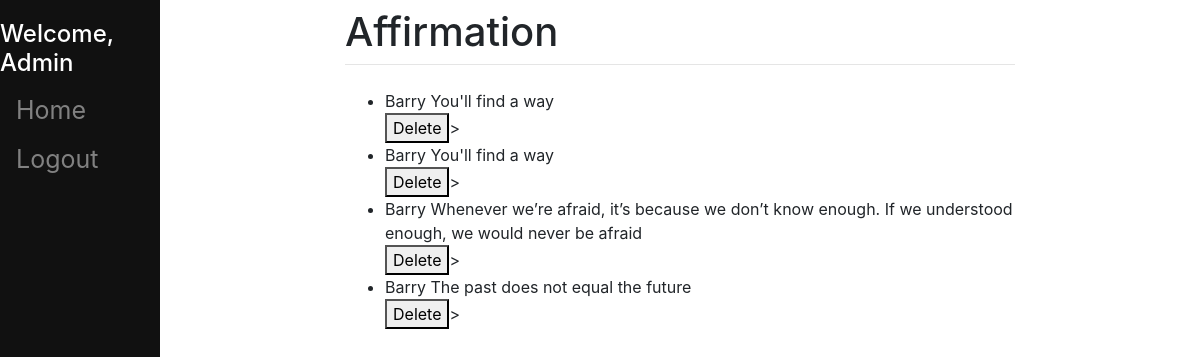
Screenshot of /affirmation_save/ (signed in) with the database file from the repository.
### affirmation/models.py (models this page shows, shortened)
class Affirmation(models.Model):
    name = models.CharField(max_length=200)
    user = models.ForeignKey(User, on_delete=models.PROTECT,
                              help_text="The user that posted this article.")

### affirmation/views.py (the view)
# urls.py: path('affirmation_save/',views.AffirmationSave, name='affirmation_save'),
def AffirmationSave(request):
    if request.POST:
        form = request.POST.get("affirmation")
        user = request.user
        if user is not None:
            model = Affirmation()
            model.name= form
            model.user = user
            model.save()
        else:
            pass
    else:
        pass
    context={
        "data": Affirmation.objects.all()
    }
    return render(request,"affirmation/affirmation_save.html",context)

### affirmation/templates/affirmation/affirmation_save.html (shortened to what this page needs)
{% extends 'index.html' %}
{%block content%}
{%if user.is_authenticated %}
<ul>
{%for affirmation in data%}
<li>
        {{affirmation.user}}
        {{affirmation.name}}
        <br>
<form action="{%url 'delete_affirmation' affirmation.id %}" method='POST'>
       <button type="submit">Delete</button>>
</form>
</li>
{%endfor%}
</ul>
{%endif%}
{%endblock%}

### templates/index.html (shortened to what this page needs)
<!DOCTYPE html>
<html lang="en">
<head>
    <link rel="stylesheet" href="https://stackpath.bootstrapcdn.com/bootstrap/4.1.3/css/bootstrap.min.css">
</head>
<body>
  <div class="sidenav">
        {%if user.is_authenticated %}
        <h4 class='text-white'>Welcome, {{user}} </h4>
        <a href="{%url 'affirmation_home' %}">Home</a>
        <a href="{%url 'logout' %}">Logout</a>
        {%else%}
        <a href="{% url 'login' %}">Login</a>
        <a href="{% url 'signup' %}">signup</a>
        {%endif%}
  </div>
  <div class="main">
    <div class="row justify-content-center">
      <div class="col-8">
        <h1 class="mt-2">Affirmation</h1>
        <hr class="mt-0 mb-4">
        {% block content %}
        {% endblock %}
      </div>
    </div>
  </div>
</body>
</html>

### templates/index.html (style rules this page uses)
.sidenav { height: 100%; width: 160px; position: fixed; z-index: 1; top: 0; left: 0; background-color: #111; overflow-x: hidden; padding-top: 20px; }
.sidenav a { padding: 6px 8px 6px 16px; text-decoration: none; font-size: 25px; color: #818181; display: block; }
.main { margin-left: 160px; padding: 0px 10px; }

### rows the page displays
Affirmation: user "Barry", name "You'll find a way"
Affirmation: user "Barry", name "You'll find a way"
Affirmation: user "Barry", name "Whenever we’re afraid, it’s because we don’t know enough. If we understood enough, we would never be afraid"
Affirmation: user "Barry", name "The past does not equal the future"

### other values shown
{{ user }} "Admin"
